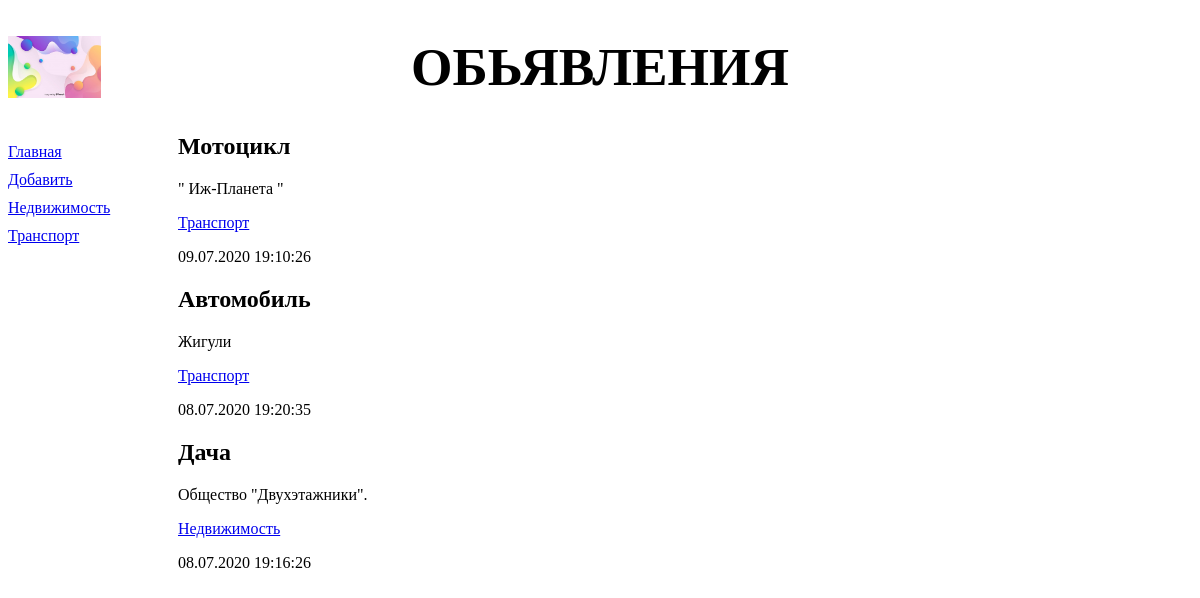
The app's page /bboard/, older data.
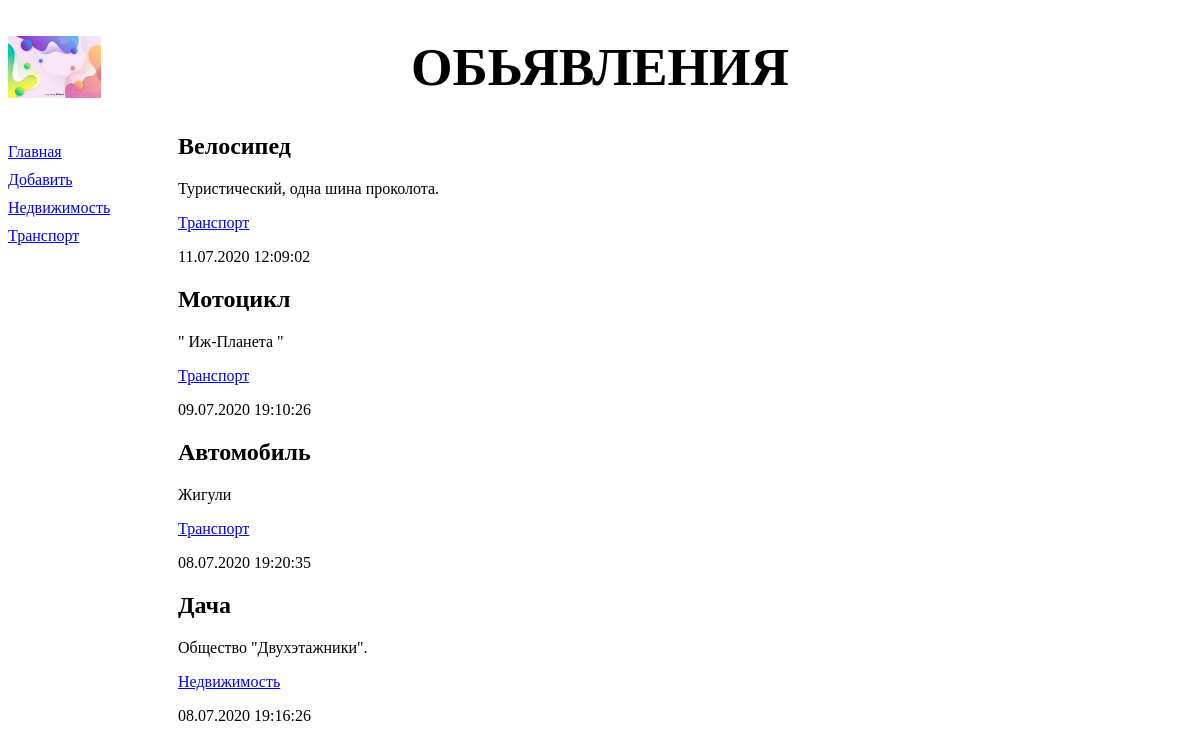
The same page, newer data.
### bboard/models.py (models this page shows, shortened)
class Rubric(models.Model):
    name = models.CharField(max_length=20, db_index=True, verbose_name='Название')
    class Meta:
        verbose_name_plural = 'Рубрики'
        verbose_name = 'Рубрика'
        ordering = ['name']

class Bb(models.Model):
    KINDS = (
        (None, 'Выберете разряд публикуемого обьявления'),
        ('b', 'Куплю'),
        ('s', 'Продам'),
        ('c', 'Обменяю')
    )
    title = models.CharField(max_length=50, verbose_name='Товар')
    content = models.TextField(null=True, blank=True, verbose_name='Описание')
    price = models.FloatField(null=True, blank=True, verbose_name='Цена')
    published = models.DateTimeField(auto_now_add=True, db_index=True, verbose_name='Опубликовано')
    rubric = models.ForeignKey('Rubric', null=True, on_delete=models.PROTECT, verbose_name='Рубрика')
    kind = models.CharField(max_length=1, choices=KINDS, default='b', verbose_name='Вид обьявления')
    class Meta:
        verbose_name_plural = 'Обьявления'
        verbose_name = 'Обьявление'
        ordering = ['-published']

### bboard/views.py (the view)
# urls.py: path('', index, name='index')
def index(request):
    bbs = Bb.objects.all()
    rubrics = Rubric.objects.all()
    context = {'bbs': bbs, 'rubrics': rubrics}
    return render(request, 'bboard/index.html', context)

### bboard/templates/bboard/index.html
{% extends 'layout/basic.html' %}
{% block content %}
{% for bb in bbs %}
        <div class='b'>
            <h2> {{bb.title}} </h2>
            <p> {{ bb.content }} </p>
            <p> <a href='/bboard/{{ bb.rubric.pk }}/'>
            {{ bb.rubric.name }} </a> </p>
            <p> {{ bb.published|date:"d.m.Y H:i:s" }} </p>
        </div>
{% endfor %}
{% endblock %}

### bboard/templates/layout/basic.html (shortened to what this page needs)
{% load static %}
<!DOCTYPE html>
<html>
    <head>
        <link rel="stylesheet" type="text/css"
        href="{% static 'bboard/style.css' %}">
    </head>
    <body>
        <header>
            <h1> Обьявления </h1>
        </header>
        <nav>
            <a href="{% url 'index' %}"> Главная </a>
            <a href="{% url 'add' %}"> Добавить </a>
            {% for rubric in rubrics %}
            <a href="{% url 'by_rubric' rubric.pk %}"> {{ rubric.name }} </a>
            {% endfor %}
        </nav>
        <section>
        {% block content %}
        {% endblock %}
        </section>
    </body>
    </head>
</html>

Row changes from the older to the newer data that the page shows:
added Bb: title "Велосипед", content "Туристический, одна шина проколота.", rubric.name "Транспорт", published "11.07.2020 12:09:02"
